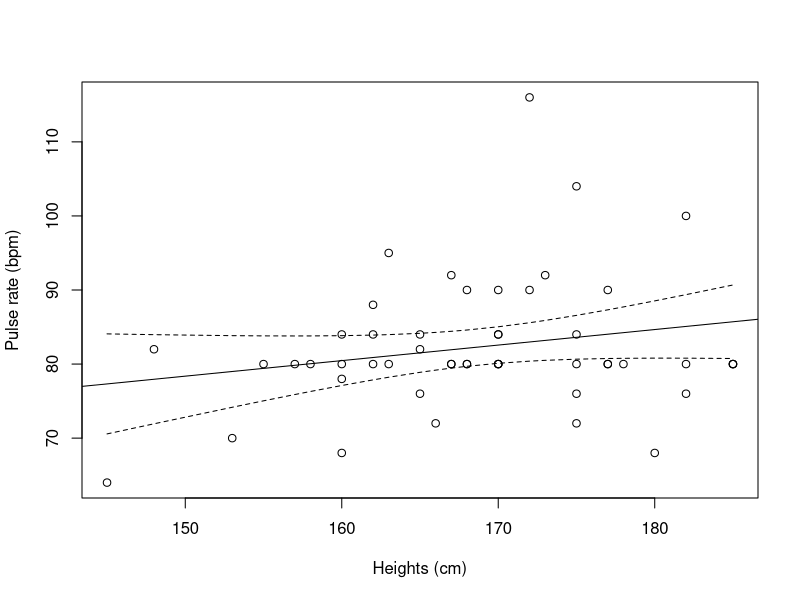
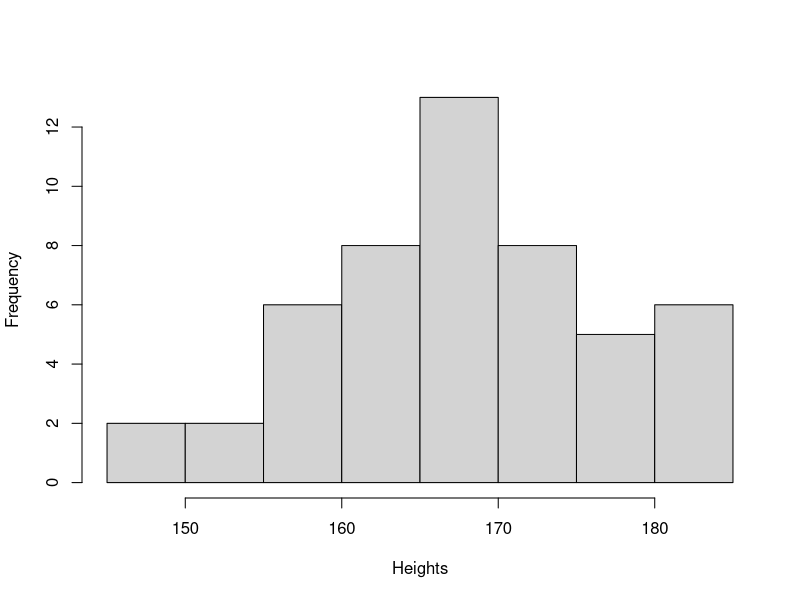
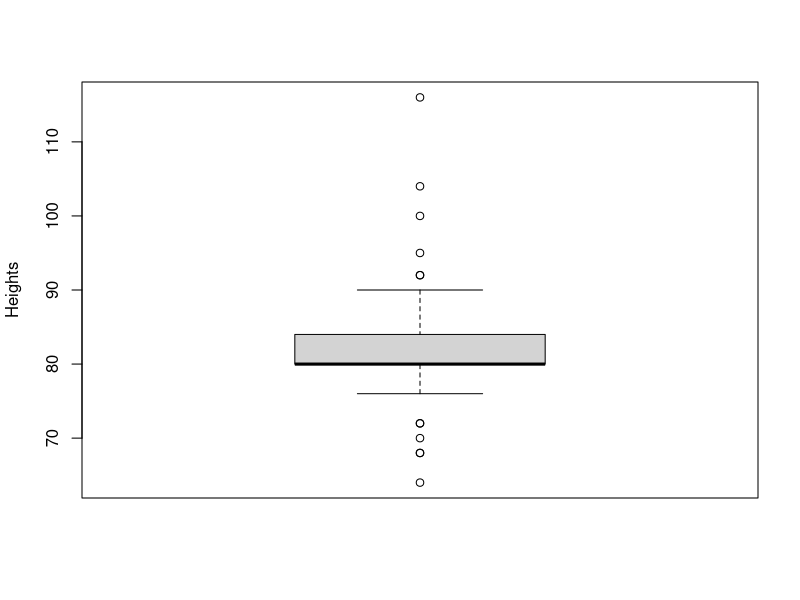
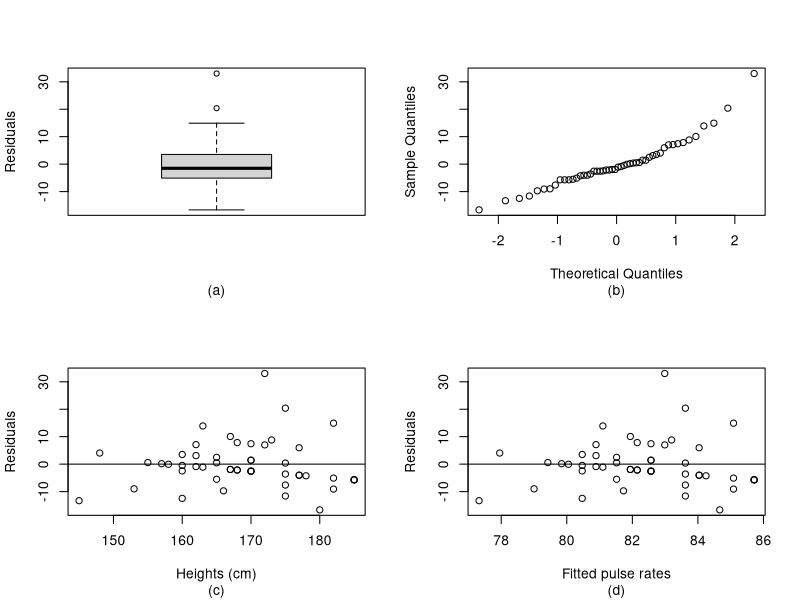
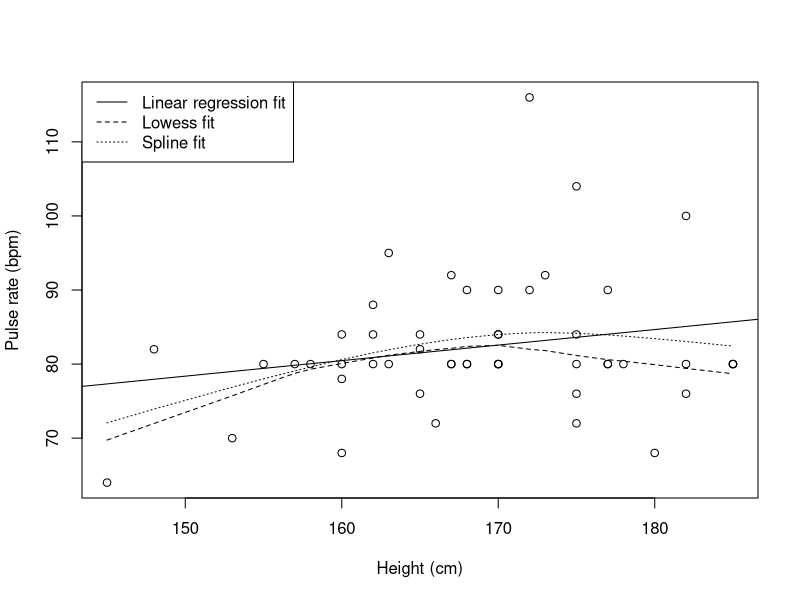
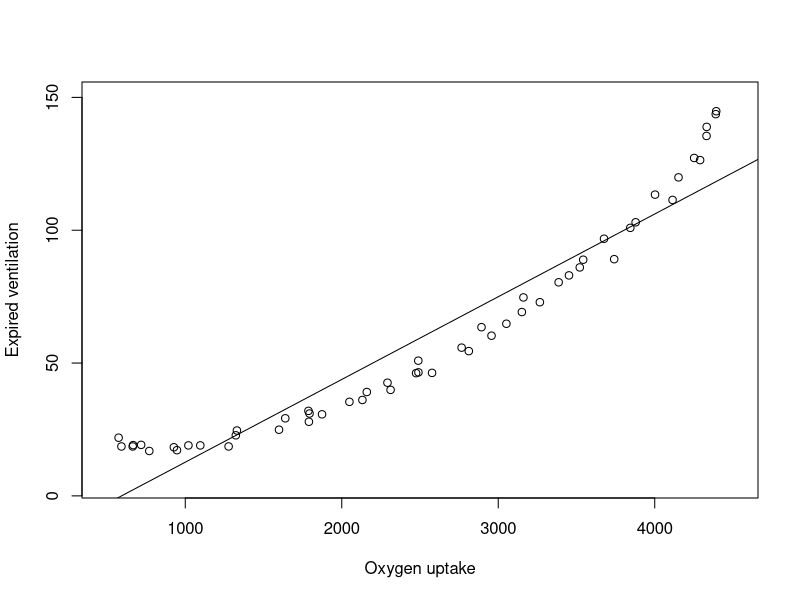
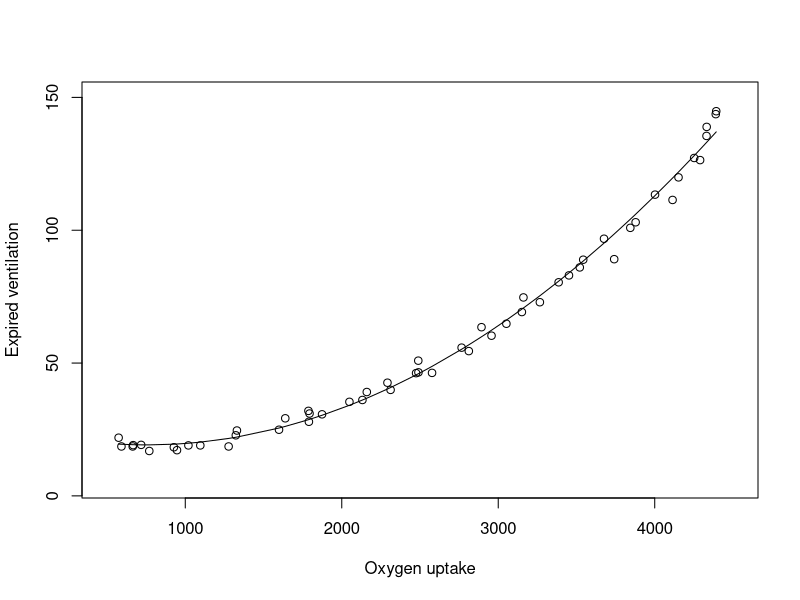
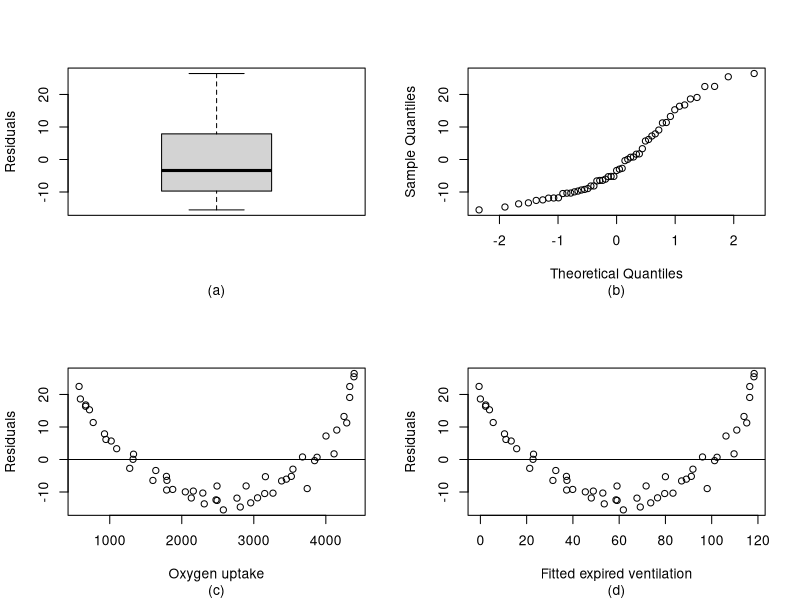

Here is the R script that generated these plots, in order:
## ---- chunk 1
knitr::opts_chunk$set(echo = TRUE)
## ---- chunk 2
heights <- c(160,167,162,175,185,162,173,167,170,170,163,158,157,
             160,170,177,166,170,148,175,160,153,185,165,165,172,
             185,163,177,165,182,162,172,177,168,178,182,167,170,
             160,182,168,155,175,168,180,175,145,170,175)
#
pulse <- c(68,80,84,80,80,80,92,92,80,80,80,80,80,
           78,90,80,72,80,82,76,84,70,80,82,84,116,
           80,95,80,76,100,88,90,90,90,80,76,80,84,
           80,80,80,80,104,80,68,84,64,84,72)

hp <- cbind(heights, pulse)
head(hp)
## ---- chunk 3
summary(lm(pulse ~ heights))
## ---- chunk 4
# layout(matrix(c(2, 0, 1, 3), 2, 2, byrow=TRUE), c(2,1), c(1,2), TRUE)
plot(pulse ~ heights, xlab = "Heights (cm)", ylab = "Pulse rate (bpm)")
reg <- lm(pulse ~ heights)
abline(reg)
pred <- predict(reg, se.fit = TRUE)
fitval <- pred$fit
se <- pred$se.fit
index <- order(heights)
y <- fitval[index]
se <- se[index]
yu <- y + 1.96*se
yl <- y - 1.96*se
lines(heights[index], yu, lty=2)
lines(heights[index], yl, lty=2)
## ---- chunk 5
hist(heights, ylab = "Frequency", xlab = "Heights", main = "")
boxplot(pulse, ylab = "Heights")
## ---- chunk 6
reg <- lm(pulse ~ heights)
residuals <- reg$residuals
fitval <- predict(reg)
par(mfrow = c(2,2))
boxplot(residuals, ylab = "Residuals")
title(sub="(a)")
qqnorm(residuals, main="")
title(sub="(b)")
plot(residuals ~ heights, xlab = "Heights (cm)", ylab = "Residuals")
abline(h=0)
title(sub="(c)")
plot(residuals ~ fitval, xlab = "Fitted pulse rates", ylab = "Residuals")
abline(h=0)
title(sub="(d)")
## ---- chunk 7
par(mfrow = c(1,1))
plot(pulse ~ heights, xlab = "Height (cm)", ylab = "Pulse rate (bpm)")
abline(lm(pulse ~ heights))
lines(lowess(pulse ~ heights), lty=2)
lines(smooth.spline(heights, pulse), lty=3)
legend("topleft", c("Linear regression fit", "Lowess fit", "Spline fit"), lty=1:3)
## ---- chunk 8
# kinesiology data
oxygen <- c(574,592,664,667,718,770,927,947,1020,1096,1277,1323,1330,1599,
            1639,1787,1790,1794,1874,2049,2132,2160,2292,2312,2475,2489,2490,2577,
            2766,2812,2893,2957,3052,3151,3161,3266,3386,3452,3521,3543,3676,3741,
            3844,3878,4002,4114,4152,4252,4290,4331,4332,4390,4393)

ev <- c(21.9,18.6,18.6,19.1,19.2,16.9,18.3,17.2,19.0,19.0,18.6,22.8,24.6,24.9,
        29.2,32.0,27.9,31.0,30.7,35.4,36.1,39.1,42.6,39.9,46.2,50.9,46.5,46.3,
        55.8,54.5,63.5,60.3,64.8,69.2,74.7,72.9,80.4,83.0,86.0,88.9,96.8,89.1,
        100.9,103.0,113.4,111.4,119.9,127.2,126.4,135.5,138.9,143.7,144.8)
oxyev <- cbind(oxygen, ev)
head(oxyev)
## ---- chunk 9
plot(ev ~ oxygen, xlab = "Oxygen uptake", ylab = "Expired ventilation", 
     ylim = c(5,150), xlim = c(500,4500))
abline(lm(ev ~ oxygen))
## ---- chunk 10
summary(lm(ev ~ oxygen))
## ---- chunk 11
plot(ev ~ oxygen, xlab = "Oxygen uptake", ylab = "Expired ventilation",
     ylim = c(5,150), xlim = c(500,4500))
o2 <- oxygen*oxygen
reg <- lm(ev ~ oxygen + o2)
lines(oxygen, reg$fit)
## ---- chunk 12
summary(reg)
## ---- chunk 13
reg <- lm(ev ~ oxygen)
residuals <- reg$residuals
fitval <- predict(reg)
par(mfrow = c(2,2))
boxplot(residuals, ylab = "Residuals")
title(sub="(a)")
qqnorm(residuals, main="")
title(sub="(b)")
plot(residuals ~ oxygen, xlab = "Oxygen uptake", ylab = "Residuals")
abline(h=0)
title(sub="(c)")
plot(residuals ~ fitval, xlab = "Fitted expired ventilation", ylab = "Residuals")
abline(h=0)
title(sub="(d)")
## ---- chunk 14
o2 <- oxygen*oxygen
reg <- lm(ev ~ oxygen + o2)
residuals <- reg$residuals
fitval <- predict(reg)
par(mfrow = c(2,2))
boxplot(residuals, ylab = "Residuals")
title(sub="(a)")
qqnorm(residuals, main="")
title(sub="(b)")
plot(residuals ~ oxygen, xlab = "Oxygen uptake", ylab = "Residuals")
abline(h=0)
title(sub="(c)")
plot(residuals ~ fitval, xlab = "Fitted expired ventilation", ylab = "Residuals")
abline(h=0)
title(sub="(d)")
## ---- chunk 15
vote <- read.table("data/vote.txt", sep = "\t", header = TRUE)
head(vote)
## ---- chunk 16
attach(vote)
par(mfrow = c(1,1))
plot(chall ~ perot, xlab = "Vote for Perot (%)", ylab = "Challenger's vote share (%)",
     ylim = c(5,70))
abline(lm(chall ~ perot))
lines(lowess(chall ~ perot), lty=2)
lines(smooth.spline(perot, chall), lty=3)
legend("topright", c("Linear Fit", "Lowess fit", "Spline fit"), lty=1:3)
detach(vote)
## ---- chunk 17
attach(vote)
reg <- lm(chall ~ perot)
residuals <- reg$residuals
fitval <- predict(reg)
par(mfrow = c(2,2))
boxplot(residuals, ylab = "Residuals")
title(sub="(a)")
qqnorm(residuals, main="")
title(sub="(b)")
plot(residuals ~ perot, xlab = "Perot vote (%)", ylab = "Residuals")
abline(h=0)
title(sub="(c)")
plot(residuals ~ fitval, xlab = "Fitted value of challenger vote", ylab = "Residuals")
abline(h=0)
title(sub="(d)")
detach(vote)
